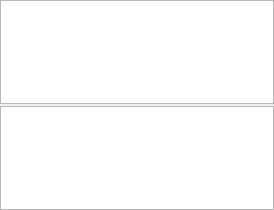
<?xml version="1.0" encoding="UTF-8"?>
<ui version="4.0">
 <class>Macro</class>
 <widget class="QWidget" name="Macro">
  <property name="geometry">
   <rect>
    <x>0</x>
    <y>0</y>
    <width>274</width>
    <height>210</height>
   </rect>
  </property>
  <property name="windowTitle">
   <string>Form</string>
  </property>
  <layout class="QVBoxLayout" name="verticalLayout">
   <property name="spacing">
    <number>2</number>
   </property>
   <property name="margin">
    <number>0</number>
   </property>
   <item>
    <widget class="QListWidget" name="listActionWidget">
     <property name="alternatingRowColors">
      <bool>true</bool>
     </property>
    </widget>
   </item>
   <item>
    <widget class="QPlainTextEdit" name="argument">
     <property name="readOnly">
      <bool>true</bool>
     </property>
    </widget>
   </item>
  </layout>
 </widget>
 <resources/>
 <connections/>
</ui>
